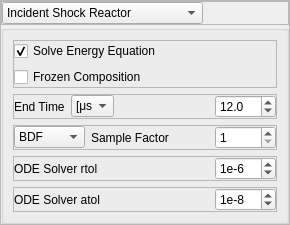
          <widget class="QFrame" name="frame_11">
           <property name="frameShape">
            <enum>QFrame::StyledPanel</enum>
           </property>
           <property name="frameShadow">
            <enum>QFrame::Raised</enum>
           </property>
           <layout class="QGridLayout" name="gridLayout_51">
            <property name="leftMargin">
             <number>0</number>
            </property>
            <property name="topMargin">
             <number>0</number>
            </property>
            <property name="rightMargin">
             <number>0</number>
            </property>
            <property name="bottomMargin">
             <number>0</number>
            </property>
            <property name="verticalSpacing">
             <number>0</number>
            </property>
            <item row="0" column="0">
             <widget class="QFrame" name="frame_27">
              <property name="frameShape">
               <enum>QFrame::StyledPanel</enum>
              </property>
              <property name="frameShadow">
               <enum>QFrame::Raised</enum>
              </property>
              <layout class="QGridLayout" name="gridLayout_52">
               <property name="leftMargin">
                <number>0</number>
               </property>
               <property name="topMargin">
                <number>0</number>
               </property>
               <property name="rightMargin">
                <number>0</number>
               </property>
               <property name="bottomMargin">
                <number>0</number>
               </property>
               <item row="0" column="1">
                <spacer name="horizontalSpacer_32">
                 <property name="orientation">
                  <enum>Qt::Horizontal</enum>
                 </property>
                 <property name="sizeHint" stdset="0">
                  <size>
                   <width>40</width>
                   <height>20</height>
                  </size>
                 </property>
                </spacer>
               </item>
               <item row="0" column="0">
                <widget class="QComboBox" name="reactor_select_box">
                 <item>
                  <property name="text">
                   <string>Incident Shock Reactor</string>
                  </property>
                 </item>
                 <item>
                  <property name="text">
                   <string>0d Reactor - Constant Volume</string>
                  </property>
                 </item>
                 <item>
                  <property name="text">
                   <string>0d Reactor - Constant Pressure</string>
                  </property>
                 </item>
                </widget>
               </item>
              </layout>
             </widget>
            </item>
            <item row="1" column="0">
             <widget class="QGroupBox" name="groupBox_13">
              <property name="title">
               <string/>
              </property>
              <layout class="QGridLayout" name="gridLayout_26">
               <item row="0" column="0">
                <widget class="QFrame" name="zero_d_choice_frame">
                 <property name="frameShape">
                  <enum>QFrame::StyledPanel</enum>
                 </property>
                 <property name="frameShadow">
                  <enum>QFrame::Raised</enum>
                 </property>
                 <layout class="QGridLayout" name="gridLayout_50">
                  <property name="leftMargin">
                   <number>0</number>
                  </property>
                  <property name="topMargin">
                   <number>0</number>
                  </property>
                  <property name="rightMargin">
                   <number>0</number>
                  </property>
                  <property name="bottomMargin">
                   <number>0</number>
                  </property>
                  <item row="0" column="0">
                   <widget class="QCheckBox" name="solve_energy_box">
                    <property name="toolTip">
                     <string>&lt;html&gt;&lt;head/&gt;&lt;body&gt;&lt;p&gt;If not solved, temperature is held constant&lt;/p&gt;&lt;/body&gt;&lt;/html&gt;</string>
                    </property>
                    <property name="text">
                     <string>Solve Energy Equation</string>
                    </property>
                    <property name="checked">
                     <bool>true</bool>
                    </property>
                   </widget>
                  </item>
                  <item row="1" column="0">
                   <widget class="QCheckBox" name="frozen_comp_box">
                    <property name="text">
                     <string>Frozen Composition</string>
                    </property>
                   </widget>
                  </item>
                 </layout>
                </widget>
               </item>
               <item row="4" column="0">
                <widget class="QFrame" name="frame_15">
                 <property name="frameShape">
                  <enum>QFrame::StyledPanel</enum>
                 </property>
                 <property name="frameShadow">
                  <enum>QFrame::Raised</enum>
                 </property>
                 <layout class="QGridLayout" name="gridLayout_37">
                  <property name="leftMargin">
                   <number>0</number>
                  </property>
                  <property name="topMargin">
                   <number>0</number>
                  </property>
                  <property name="rightMargin">
                   <number>0</number>
                  </property>
                  <property name="bottomMargin">
                   <number>0</number>
                  </property>
                  <item row="0" column="1">
                   <spacer name="horizontalSpacer_19">
                    <property name="orientation">
                     <enum>Qt::Horizontal</enum>
                    </property>
                    <property name="sizeHint" stdset="0">
                     <size>
                      <width>40</width>
                      <height>20</height>
                     </size>
                    </property>
                   </spacer>
                  </item>
                  <item row="0" column="2">
                   <widget class="QSpinBox" name="ODE_atol_box">
                    <property name="minimumSize">
                     <size>
                      <width>61</width>
                      <height>0</height>
                     </size>
                    </property>
                    <property name="accelerated">
                     <bool>true</bool>
                    </property>
                    <property name="correctionMode">
                     <enum>QAbstractSpinBox::CorrectToNearestValue</enum>
                    </property>
                    <property name="keyboardTracking">
                     <bool>false</bool>
                    </property>
                    <property name="prefix">
                     <string>1e</string>
                    </property>
                    <property name="minimum">
                     <number>-16</number>
                    </property>
                    <property name="maximum">
                     <number>-6</number>
                    </property>
                    <property name="value">
                     <number>-8</number>
                    </property>
                   </widget>
                  </item>
                  <item row="0" column="0">
                   <widget class="QLabel" name="label_22">
                    <property name="text">
                     <string>ODE Solver atol</string>
                    </property>
                   </widget>
                  </item>
                 </layout>
                </widget>
               </item>
               <item row="2" column="0">
                <widget class="QFrame" name="solver_frame">
                 <property name="frameShape">
                  <enum>QFrame::StyledPanel</enum>
                 </property>
                 <property name="frameShadow">
                  <enum>QFrame::Raised</enum>
                 </property>
                 <layout class="QGridLayout" name="gridLayout_29">
                  <property name="leftMargin">
                   <number>0</number>
                  </property>
                  <property name="topMargin">
                   <number>0</number>
                  </property>
                  <property name="rightMargin">
                   <number>0</number>
                  </property>
                  <property name="bottomMargin">
                   <number>0</number>
                  </property>
                  <item row="0" column="1">
                   <widget class="QLabel" name="label_30">
                    <property name="text">
                     <string>Sample Factor</string>
                    </property>
                   </widget>
                  </item>
                  <item row="0" column="0">
                   <widget class="QComboBox" name="ODE_solver_box">
                    <property name="toolTip">
                     <string>&lt;html&gt;&lt;head/&gt;&lt;body&gt;&lt;p&gt;ODE Solver&lt;/p&gt;&lt;/body&gt;&lt;/html&gt;</string>
                    </property>
                    <property name="currentIndex">
                     <number>0</number>
                    </property>
                    <item>
                     <property name="text">
                      <string>BDF</string>
                     </property>
                    </item>
                    <item>
                     <property name="text">
                      <string>Radau</string>
                     </property>
                    </item>
                    <item>
                     <property name="text">
                      <string>LSODA</string>
                     </property>
                    </item>
                   </widget>
                  </item>
                  <item row="0" column="2">
                   <spacer name="horizontalSpacer_14">
                    <property name="orientation">
                     <enum>Qt::Horizontal</enum>
                    </property>
                    <property name="sizeHint" stdset="0">
                     <size>
                      <width>40</width>
                      <height>20</height>
                     </size>
                    </property>
                   </spacer>
                  </item>
                  <item row="0" column="3">
                   <widget class="QSpinBox" name="sim_interp_factor_box">
                    <property name="sizePolicy">
                     <sizepolicy hsizetype="Preferred" vsizetype="Fixed">
                      <horstretch>0</horstretch>
                      <verstretch>0</verstretch>
                     </sizepolicy>
                    </property>
                    <property name="minimumSize">
                     <size>
                      <width>61</width>
                      <height>0</height>
                     </size>
                    </property>
                    <property name="maximumSize">
                     <size>
                      <width>61</width>
                      <height>16777215</height>
                     </size>
                    </property>
                    <property name="accelerated">
                     <bool>true</bool>
                    </property>
                    <property name="correctionMode">
                     <enum>QAbstractSpinBox::CorrectToNearestValue</enum>
                    </property>
                    <property name="keyboardTracking">
                     <bool>false</bool>
                    </property>
                    <property name="minimum">
                     <number>1</number>
                    </property>
                    <property name="maximum">
                     <number>10000</number>
                    </property>
                    <property name="value">
                     <number>1</number>
                    </property>
                   </widget>
                  </item>
                 </layout>
                </widget>
               </item>
               <item row="3" column="0">
                <widget class="QFrame" name="frame_14">
                 <property name="frameShape">
                  <enum>QFrame::StyledPanel</enum>
                 </property>
                 <property name="frameShadow">
                  <enum>QFrame::Raised</enum>
                 </property>
                 <layout class="QGridLayout" name="gridLayout_36">
                  <property name="leftMargin">
                   <number>0</number>
                  </property>
                  <property name="topMargin">
                   <number>0</number>
                  </property>
                  <property name="rightMargin">
                   <number>0</number>
                  </property>
                  <property name="bottomMargin">
                   <number>0</number>
                  </property>
                  <item row="0" column="0">
                   <widget class="QLabel" name="label_16">
                    <property name="text">
                     <string>ODE Solver rtol</string>
                    </property>
                   </widget>
                  </item>
                  <item row="0" column="2">
                   <widget class="QSpinBox" name="ODE_rtol_box">
                    <property name="minimumSize">
                     <size>
                      <width>61</width>
                      <height>0</height>
                     </size>
                    </property>
                    <property name="accelerated">
                     <bool>true</bool>
                    </property>
                    <property name="correctionMode">
                     <enum>QAbstractSpinBox::CorrectToNearestValue</enum>
                    </property>
                    <property name="keyboardTracking">
                     <bool>false</bool>
                    </property>
                    <property name="prefix">
                     <string>1e</string>
                    </property>
                    <property name="minimum">
                     <number>-14</number>
                    </property>
                    <property name="maximum">
                     <number>-3</number>
                    </property>
                    <property name="value">
                     <number>-6</number>
                    </property>
                   </widget>
                  </item>
                  <item row="0" column="1">
                   <spacer name="horizontalSpacer_18">
                    <property name="orientation">
                     <enum>Qt::Horizontal</enum>
                    </property>
                    <property name="sizeHint" stdset="0">
                     <size>
                      <width>40</width>
                      <height>20</height>
                     </size>
                    </property>
                   </spacer>
                  </item>
                 </layout>
                </widget>
               </item>
               <item row="1" column="0">
                <widget class="QFrame" name="frame_10">
                 <property name="frameShape">
                  <enum>QFrame::StyledPanel</enum>
                 </property>
                 <property name="frameShadow">
                  <enum>QFrame::Raised</enum>
                 </property>
                 <layout class="QGridLayout" name="gridLayout_28">
                  <property name="leftMargin">
                   <number>0</number>
                  </property>
                  <property name="topMargin">
                   <number>0</number>
                  </property>
                  <property name="rightMargin">
                   <number>0</number>
                  </property>
                  <property name="bottomMargin">
                   <number>0</number>
                  </property>
                  <item row="0" column="0">
                   <widget class="QLabel" name="label_26">
                    <property name="sizePolicy">
                     <sizepolicy hsizetype="Fixed" vsizetype="Preferred">
                      <horstretch>0</horstretch>
                      <verstretch>0</verstretch>
                     </sizepolicy>
                    </property>
                    <property name="text">
                     <string>End Time</string>
                    </property>
                   </widget>
                  </item>
                  <item row="0" column="1">
                   <widget class="QComboBox" name="end_time_units_box">
                    <property name="sizePolicy">
                     <sizepolicy hsizetype="Fixed" vsizetype="Fixed">
                      <horstretch>0</horstretch>
                      <verstretch>0</verstretch>
                     </sizepolicy>
                    </property>
                    <property name="maximumSize">
                     <size>
                      <width>43</width>
                      <height>16777215</height>
                     </size>
                    </property>
                    <item>
                     <property name="text">
                      <string>[μs]</string>
                     </property>
                    </item>
                    <item>
                     <property name="text">
                      <string>[ms]</string>
                     </property>
                    </item>
                    <item>
                     <property name="text">
                      <string>[s]</string>
                     </property>
                    </item>
                   </widget>
                  </item>
                  <item row="0" column="2">
                   <spacer name="horizontalSpacer_9">
                    <property name="orientation">
                     <enum>Qt::Horizontal</enum>
                    </property>
                    <property name="sizeHint" stdset="0">
                     <size>
                      <width>40</width>
                      <height>20</height>
                     </size>
                    </property>
                   </spacer>
                  </item>
                  <item row="0" column="3">
                   <widget class="QDoubleSpinBox" name="end_time_value_box">
                    <property name="sizePolicy">
                     <sizepolicy hsizetype="Minimum" vsizetype="Fixed">
                      <horstretch>0</horstretch>
                      <verstretch>0</verstretch>
                     </sizepolicy>
                    </property>
                    <property name="minimumSize">
                     <size>
                      <width>61</width>
                      <height>0</height>
                     </size>
                    </property>
                    <property name="maximumSize">
                     <size>
                      <width>61</width>
                      <height>16777215</height>
                     </size>
                    </property>
                    <property name="accelerated">
                     <bool>true</bool>
                    </property>
                    <property name="correctionMode">
                     <enum>QAbstractSpinBox::CorrectToNearestValue</enum>
                    </property>
                    <property name="keyboardTracking">
                     <bool>false</bool>
                    </property>
                    <property name="decimals">
                     <number>1</number>
                    </property>
                    <property name="minimum">
                     <double>0.100000000000000</double>
                    </property>
                    <property name="maximum">
                     <double>999.000000000000000</double>
                    </property>
                    <property name="singleStep">
                     <double>0.200000000000000</double>
                    </property>
                    <property name="value">
                     <double>12.000000000000000</double>
                    </property>
                   </widget>
                  </item>
                 </layout>
                </widget>
               </item>
              </layout>
             </widget>
            </item>
           </layout>
          </widget>
